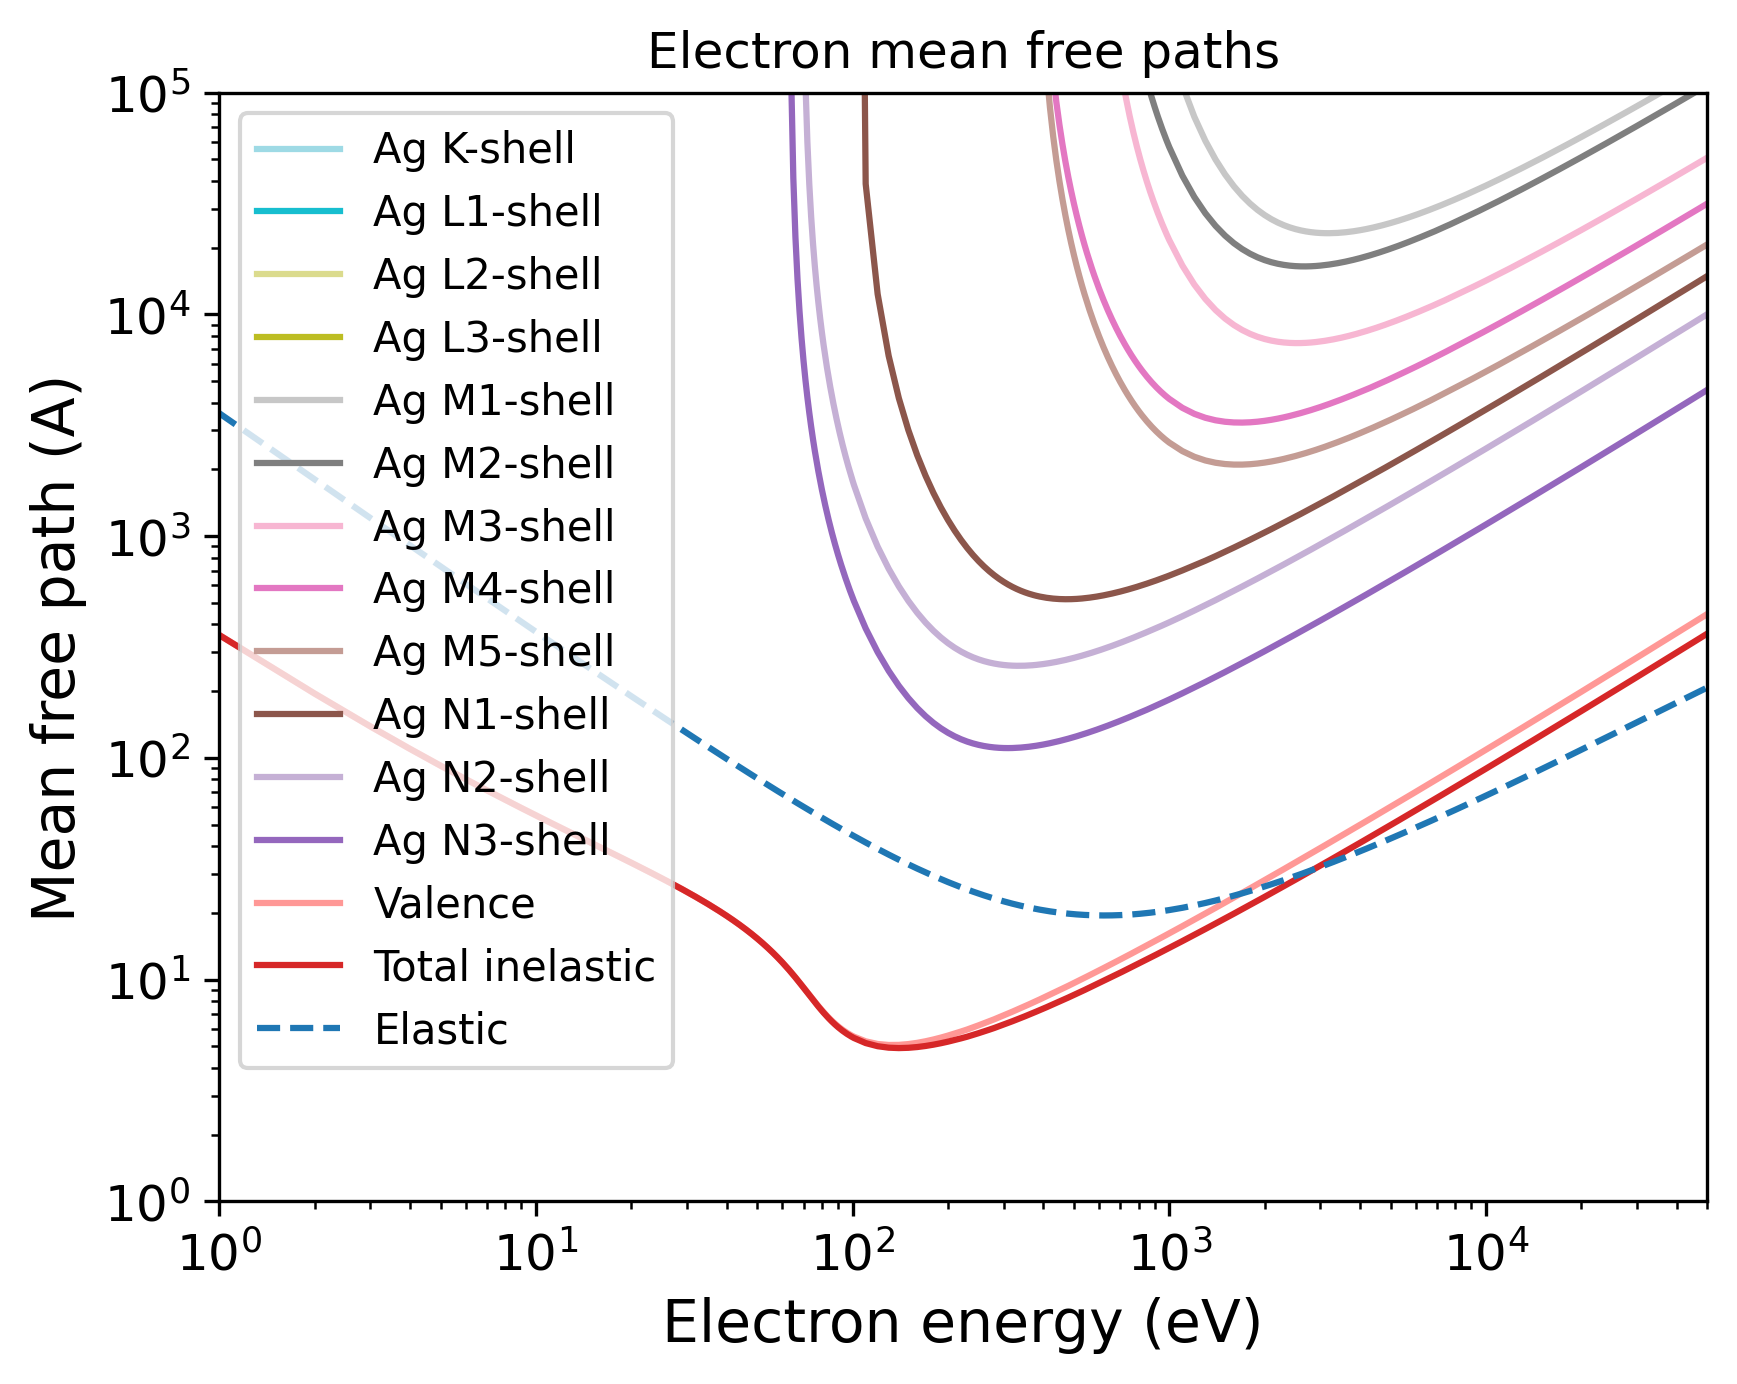

The Python source for this figure:
import pandas as pd
import numpy as np
import matplotlib.pyplot as plt
import matplotlib.cm as cm
# Set the format:
plt.xlabel("Electron energy (eV)", fontsize=14)
plt.ylabel("Mean free path (A)", fontsize=14)
plt.xticks(fontsize=12)
plt.yticks(fontsize=12)
plt.grid(False)
# Set the axes:
# Read the output file:
df = pd.read_csv(r"OUTPUT_Ag_Electron_IMFP.dat", sep=r'\s+', header=None, comment="#", skipinitialspace=True)
plt.xscale("log")
plt.yscale("log")
# Prepare the plot:
columns_to_plot = [ 1, 2, 3, 4, 5, 6, 7, 8, 9, 10, 11, 12, 13, 14]
labels = [ "Ag K-shell", "Ag L1-shell", "Ag L2-shell", "Ag L3-shell", "Ag M1-shell", "Ag M2-shell", "Ag M3-shell", "Ag M4-shell", "Ag M5-shell", "Ag N1-shell", "Ag N2-shell", "Ag N3-shell", "Valence", "Total inelastic"]
# Create N distinct colors from a colormap
N = len(columns_to_plot)
colors = plt.cm.tab20(np.linspace(1, 0, 20))
# Set line styles:
linestyles = [ "-", "-", "-", "-", "-", "-", "-", "-", "-", "-", "-", "-", "-", "-"]
for i, col in enumerate(columns_to_plot):
    color = colors[i % len(colors)]
    ls    = linestyles[i % len(linestyles)]
    label = labels[i % len(labels)]
    plt.plot(df.iloc[:, 0], df.iloc[:, col],
    color=color,
    label=label,
    linestyle=ls)
# Add a curve from the second file
df2 = pd.read_csv(r"OUTPUT_Ag_Electron_EMFP.dat", sep=r'\s+', header=None, comment="#", skipinitialspace=True)
columns_to_plot2 = [ 2]
labels2 = [ "Elastic"]
# Create second part of the plot:
for col, label in zip(columns_to_plot2, labels2):
    plt.plot(df2.iloc[:, 0], df2.iloc[:, col], label=label, linestyle="--")
plt.xlim(1.00000000,50000.00000000)
plt.ylim(1.00000000,100000.00000000)
plt.title("Electron mean free paths")
plt.legend(loc="best", fontsize=10)
# Save the plot in this format:
plt.savefig("OUTPUT_MFP_electron.png", dpi=300, bbox_inches="tight")
